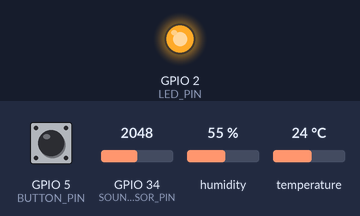
The sketch below on a simulated ESP32. Shown: output pins drawn as LEDs (lit = HIGH). The inputs (shaded band) are chosen by the test bench; at power-on: GPIO 5 (BUTTON_PIN) HIGH, GPIO 34 (SOUND_SENSOR_PIN) = 2048, humidity 55 %, temperature 24 °C. WiFi joins after 1.5 s; servers stay silent unless stated; no MQTT or app messages arrive unless stated; what the sketch prints to the serial monitor is not drawn.

Above: at 2.7 s.
2.8 s: GPIO 5 (BUTTON_PIN) pulled LOW for 1 s
At 4.5 s:
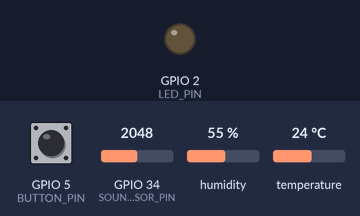
5.3 s: GPIO 5 (BUTTON_PIN) pulled LOW for 1 s
At 7.5 s:
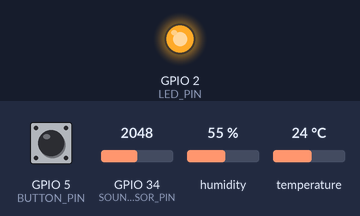
Timing chart, 0 to 9.0 s (numbered marks = the images above; inputs shaded):
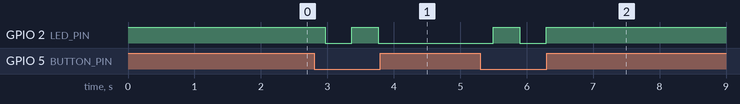

The sketch:

living_room.ino.ino
```cpp
#include <WiFi.h>
#include <PubSubClient.h>
#include <DHT.h>
#include <WiFiClientSecure.h>
#include <UniversalTelegramBot.h>

// Configuration WiFi
const char* ssid = "douae";
const char* password = "1312acab";

// Configuration MQTT
const char* mqtt_server = " 192.168.42.172";
const int mqtt_port = 1883;
const char* mqtt_user = "";
const char* mqtt_password = "";

// Déclaration des broches
#define DHTPIN 4
#define DHTTYPE DHT11
#define SOUND_SENSOR_PIN 34  // A0 du capteur de son
#define BUTTON_PIN 5
#define LED_PIN 2

// Variables globales
DHT dht(DHTPIN, DHTTYPE);
WiFiClient espClient;
PubSubClient client(espClient);
bool soundSensorEnabled = true;
unsigned long lastMsgTime = 0;
const long interval = 5000; // Intervalle d'envoi des données (5s)

void setup_wifi() {
  delay(10);
  Serial.println();
  Serial.print("Connexion à ");
  Serial.println(ssid);

  WiFi.begin(ssid, password);

  while (WiFi.status() != WL_CONNECTED) {
    delay(500);
    Serial.print(".");
  }

  Serial.println("");
  Serial.println("WiFi connecté");
  Serial.println("Adresse IP: ");
  Serial.println(WiFi.localIP());
}

void reconnect() {
  while (!client.connected()) {
    Serial.print("Tentative de connexion MQTT...");
    if (client.connect("ESP32Client", mqtt_user, mqtt_password)) {
      Serial.println("connecté");
    } else {
      Serial.print("échec, rc=");
      Serial.print(client.state());
      Serial.println(" nouvelle tentative dans 5s");
      delay(5000);
    }
  }
}

void setup() {
  Serial.begin(115200);
  pinMode(SOUND_SENSOR_PIN, INPUT);
  pinMode(BUTTON_PIN, INPUT_PULLUP);
  pinMode(LED_PIN, OUTPUT);
  dht.begin();

  digitalWrite(LED_PIN, soundSensorEnabled ? HIGH : LOW);

  setup_wifi();
  client.setServer(mqtt_server, mqtt_port);
}

void loop() {
  if (!client.connected()) {
    reconnect();
  }
  client.loop();

  // Gestion du bouton avec anti-rebond
  static unsigned long lastDebounceTime = 0;
  static int lastButtonState = HIGH;

  int reading = digitalRead(BUTTON_PIN);

  if (reading != lastButtonState) {
    lastDebounceTime = millis();
  }

  if ((millis() - lastDebounceTime) > 50) {
    if (reading == LOW) {
      soundSensorEnabled = !soundSensorEnabled;
      digitalWrite(LED_PIN, soundSensorEnabled ? HIGH : LOW);
      Serial.println(soundSensorEnabled ? "Capteur de son activé" : "Capteur de son désactivé");
      delay(300);
    }
  }

  lastButtonState = reading;

  // Envoi des données périodiquement
  unsigned long now = millis();
  if (now - lastMsgTime > interval) {
    lastMsgTime = now;

    // Lecture DHT11
    float humidity = dht.readHumidity();
    float temperature = dht.readTemperature();

    if (isnan(humidity) || isnan(temperature)) {
      Serial.println("Erreur de lecture du DHT11!");
    } else {
      // Affichage sur le port série
      Serial.print("Humidité: ");
      Serial.print(humidity);
      Serial.print(" %\t");
      Serial.print("Température: ");
      Serial.print(temperature);
      Serial.println(" °C");

      // Envoi MQTT
      char tempString[8];
      char humString[8];
      dtostrf(temperature, 1, 2, tempString);
      dtostrf(humidity, 1, 2, humString);

      client.publish("esp32/dht11/temperature", tempString);
      client.publish("esp32/dht11/humidity", humString);
    }

    // Lecture capteur de son si activé
    if (soundSensorEnabled) {
      int soundValue = analogRead(SOUND_SENSOR_PIN);
      Serial.print("Niveau sonore: ");
      Serial.println(soundValue);

      char soundString[8];
      itoa(soundValue, soundString, 10);
      client.publish("esp32/sound/level", soundString);
    } else {
      client.publish("esp32/sound/status", "disabled");
    }
  }

  delay(100); // Petite pause pour stabilité
}
```

Measured:
- after the input at 2.8 s, GPIO 2 (LED_PIN): HIGH → LOW after 0.17 s, → HIGH 0.40 s later, → LOW 0.40 s later
- after the input at 5.3 s, GPIO 2 (LED_PIN): LOW → HIGH after 0.20 s, → LOW 0.40 s later, → HIGH 0.40 s later
